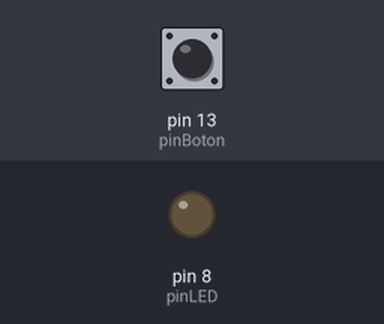
Simulated run of this sketch. Board: Arduino Uno, built with avr-gcc and run on an emulated ATmega328P. On the bench: output pins drawn as LEDs (lit = HIGH). Inputs (shaded band) come from the test bench; at power-on: pin 13 (pinBoton) HIGH.

Above: at 1.2 s.
1.3 s: pin 13 (pinBoton) pulled LOW for 0.15 s
At 2.0 s:
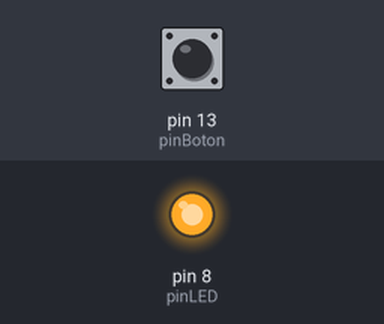
2.9 s: pin 13 (pinBoton) pulled LOW for 1 s
At 3.3 s:
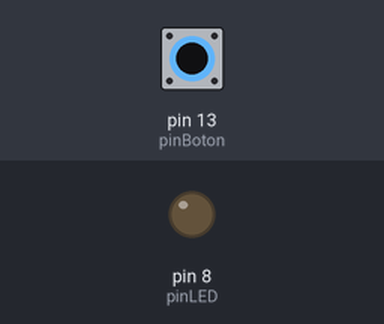
5.4 s: pin 13 (pinBoton) pulled LOW for 3.2 s
At 6.4 s:
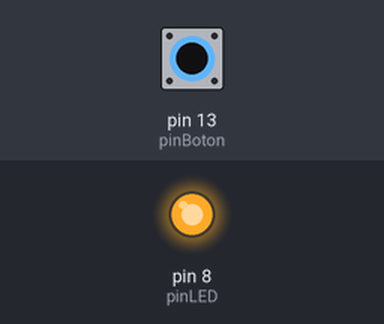
Timing chart, 0 to 8.4 s (numbered marks = the images above; inputs shaded):
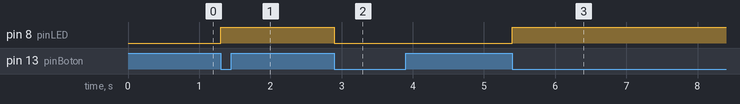

Measured:
- after the input at 1.3 s, pin 8 (pinLED): LOW → HIGH at once
- after the input at 2.9 s, pin 8 (pinLED): HIGH → LOW at once
- after the input at 5.4 s, pin 8 (pinLED): LOW → HIGH at once

The sketch:

reto1.ino
```cpp
const int pinBoton = 13;
const int pinLED = 8;

bool estadoLED = false;
bool estadoBoton;
bool estadoBotonAnterior = HIGH;

void setup() {
  pinMode(pinBoton, INPUT_PULLUP);
  pinMode(pinLED, OUTPUT);
  }

void loop() {

  estadoBoton = digitalRead(pinBoton);


  if (estadoBoton == LOW && estadoBotonAnterior == HIGH) {
       estadoLED = !estadoLED;

        digitalWrite(pinLED, estadoLED);
  }
  estadoBotonAnterior = estadoBoton;
}
```
